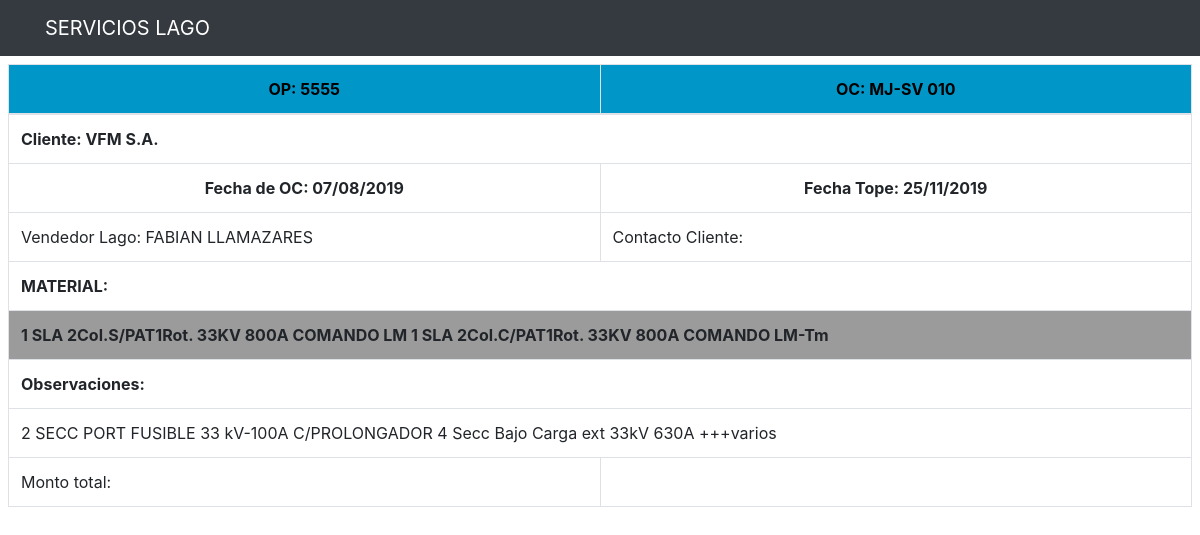
Screenshot of /Buscar/VerOp.php?id=5555 with the database file from the repository.
### tables this page shows
CREATE TABLE `op` (
  `OP` int(5) NOT NULL,
  `OC` varchar(30) DEFAULT NULL,
  `idCliente` int(5) DEFAULT NULL,
  `FechaOC` date DEFAULT NULL,
  `FechaTope` date DEFAULT NULL,
  `ContactoC` varchar(150) DEFAULT NULL,
  `idVendedor` int(5) DEFAULT NULL,
  `Material` varchar(255) DEFAULT NULL,
  `OBS` varchar(255) DEFAULT NULL,
  `Moneda` varchar(10) DEFAULT NULL,
  `Monto` decimal(20,2) DEFAULT NULL
);

CREATE TABLE `clientes` (
  `id` int(5) NOT NULL,
  `Cliente` varchar(85) DEFAULT NULL
);

CREATE TABLE `vendedores` (
  `id` int(5) NOT NULL,
  `Vendedor` varchar(17) DEFAULT NULL
);

### Buscar/VerOp.php (the view, shortened to what this page needs)
<?php
include("../db.php");
if (isset($_GET['id'])) {
    $id=$_GET['id'];
    $query="SELECT OP, OC, Cliente, FechaOC, FechaTope, Vendedor, ContactoC, Material, OBS, Moneda, Monto
        FROM op INNER JOIN clientes
        INNER JOIN vendedores
        WHERE op.OP=$id AND op.idCliente = clientes.id AND op.idVendedor = vendedores.id";
    $result=mysqli_query($conn,$query);
    if ($result) {
        $row = mysqli_fetch_array($result);
        $miop = $row['OP'];
        $mioc = $row['OC'];
        $micliente = $row['Cliente'];
        $mifechaOC = date_format(date_create($row['FechaOC']),'d/m/Y');
        $mifechaT = date_format(date_create($row['FechaTope']),'d/m/Y');
        $mivendedor = $row['Vendedor'];
        $micontacto = $row['ContactoC'];
        $mimaterial = $row['Material'];
        $miobs = $row['OBS'];
        $mimoneda = $row['Moneda'];
        $mimonto = $row['Monto'];
    }else {
        $e="NO se encontró la OP";
    }
}
?>
<?php include ("../includes/header.php"); ?>
<div class="col-md-12 container p-2">
    <div class="row">
        <div class="col-md-12">
            <table class="table table-bordered">
                <thead class="thead-cel" style="text-align:center">
                    <tr>
                        <th colspan=2 width=50%>OP: <?php echo $miop; ?></th>
                        <th colspan=2>OC: <?php echo $mioc; ?></th>
                    </tr>
                </thead>
                <tbody>
                    <tr>
                        <th style="text-align:left" colspan=4>Cliente: <?php echo $micliente; ?></th>
                    </tr>
                    <tr>
                        <th colspan=2 width=50%>Fecha de OC: <?php echo $mifechaOC; ?></th>
                        <th colspan=2>Fecha Tope: <?php echo $mifechaT; ?></th>
                    </tr>
                    <tr>
                        <td style="text-align:left" colspan=2 width=50%>Vendedor Lago: <?php echo $mivendedor; ?></th>
                        <td style="text-align:left" colspan=2>Contacto Cliente: <?php echo $micontacto; ?></th>
                    </tr>
                    <tr>
                        <th style="text-align:left" colspan=4>MATERIAL: </th>
                    </tr>
                    <tr>
                        <th BGCOLOR="#9b9b9b" style="text-align:left" colspan=4><?php echo $mimaterial; ?></th>
                    </tr>
                    <tr>
                        <th style="text-align:left" colspan=4>Observaciones: </th>
                    </tr>
                    <tr>
                        <td style="text-align:left" colspan=4><?php echo $miobs; ?></td>
                    </tr>
                    <tr>
                        <td style="text-align:left" >Monto total: <?php echo $mimoneda . " " . $mimonto; ?></td>
                    </tr>
                </tbody>
            </table>
        </div>
    </div>
</div>
<?php include ("../includes/footer.php") ?>

### includes/header.php (style rules this page uses)
.container { text-align: center; }
.thead-cel { background-color: rgb(0, 150, 200); color: black; }

### rows the page displays
op: OP "5555", OC "MJ-SV 010", idCliente.Cliente "VFM S.A.", FechaOC "07/08/2019", FechaTope "25/11/2019", idVendedor.Vendedor "FABIAN LLAMAZARES", Material "1 SLA 2Col.S/PAT1Rot. 33KV 800A COMANDO LM 1 SLA 2Col.C/PAT1Rot. 33KV 800A COMANDO LM-Tm", OBS "2 SECC PORT FUSIBLE 33 kV-100A C/PROLONGADOR 4 Secc Bajo Carga ext 33kV 630A +++varios"
